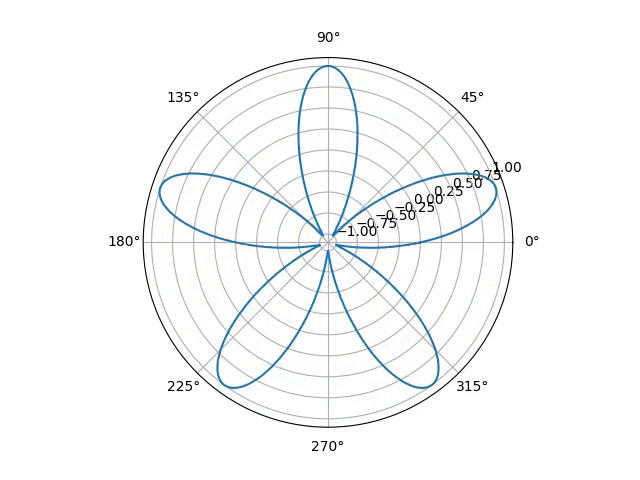
#> input picture frame 40 of Aliasing/prop1.mp4, 640 x 480 px
$ python 'Rolling shutter.py'
#> lines starting #> are read from the running program, lines starting #| are printed output that depends on the picture
#> the answer given: 3
import cv2

def aliasing(videoCap, l):
#> called with l = 3
    width = int(videoCap.get(cv2.CAP_PROP_FRAME_WIDTH))
    height = int(videoCap.get(cv2.CAP_PROP_FRAME_HEIGHT))
    fps = int(videoCap.get(cv2.CAP_PROP_FPS))

    success, stoppedFrame = videoCap.read()
#> stoppedFrame is the input picture: shape (480, 640, 3); mean B, G, R 249.4, 248.8, 247.8

    # Sprawdzenie, czy plik zostal wgrany poprawnie
    # Wypisanie rozdzielczosci wczytanego pliku oraz fps
    if success:
        print("Successful video read")
        print("Height: ", height)
        print("Width: ", width)
        print("FPS: ", fps)
    else:
        print("Unsuccessful video read")
        quit()

    # Wartosc wysokosci jest "limitem" dzialania funkcji
    framesLimit = height

    # Tworzenie pliku "out", do ktorego zapisany bedzie stworzony film .mp4
    out = cv2.VideoWriter()
    out.open('fan_5_16l.mp4', cv2.VideoWriter_fourcc('m', 'p', '4', 'v'), fps, (width, height), True)
    success, currentFrame = videoCap.read()
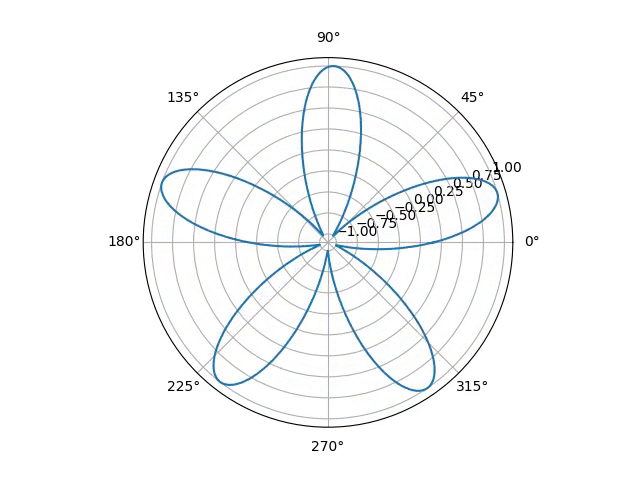
#> input picture frame 41 of Aliasing/prop1.mp4, 640 x 480 px
#> currentFrame is the input picture: shape (480, 640, 3); mean B, G, R 249.4, 248.8, 247.9
    framesRead = 0

    while success and (framesRead <= framesLimit):
        # Nadpisanie wszystkich klatek kolejnymi, poza zatrzymanymi
        stoppedFrame[framesRead:-1, :] = currentFrame[framesRead:-1, :]
        out.write(stoppedFrame)
        # Przypisywanie za kazdym razem kolejnych klatek pliku
        success, currentFrame = videoCap.read()
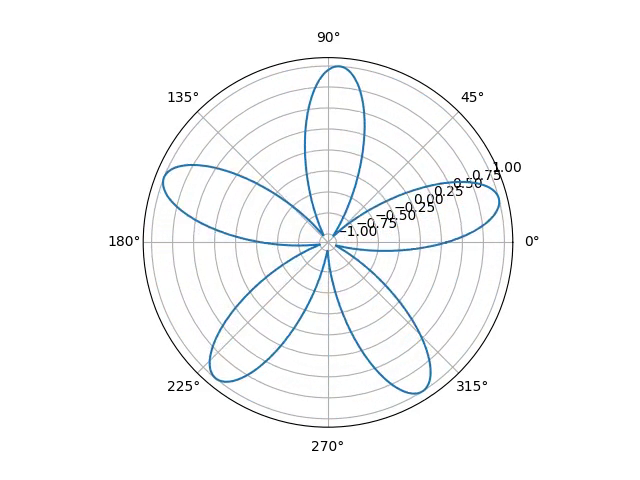
#> input picture frame 42 of Aliasing/prop1.mp4, 640 x 480 px
#> currentFrame is the input picture: shape (480, 640, 3); mean B, G, R 249.4, 248.8, 247.9
        framesRead += l

    if not success:
        print("Finished")
    else:
        print("Finished 2")

# -------------------------------------------------------

l = int(input("Wpisz l: "))
# ponizej sciezka do pliku .mp4/.gif
videoCap = cv2.VideoCapture('')

aliasing(videoCap, l)

$ run again, starting later in the video
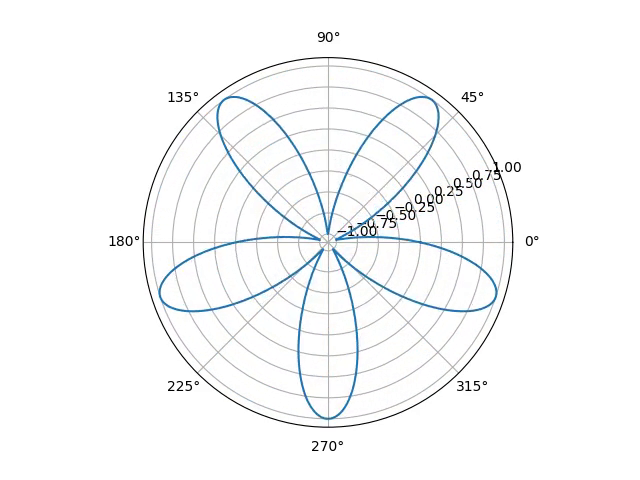
#> input picture frame 180 of Aliasing/prop1.mp4, 640 x 480 px
#> in aliasing, stoppedFrame is the input picture: shape (480, 640, 3); mean B, G, R 249.4, 248.8, 247.9
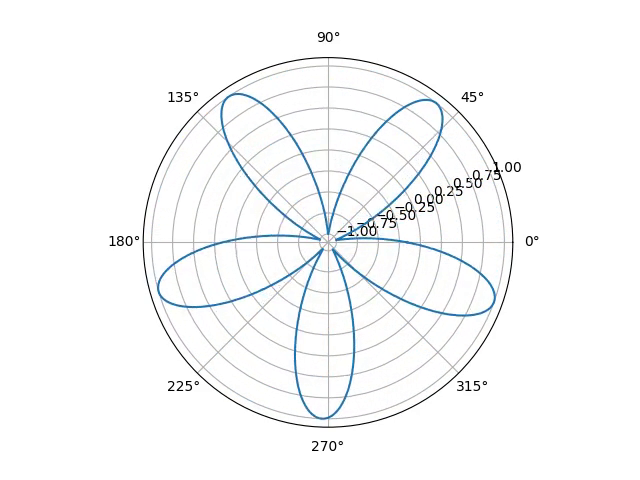
#> input picture frame 181 of Aliasing/prop1.mp4, 640 x 480 px
#> in aliasing, currentFrame is the input picture: shape (480, 640, 3); mean B, G, R 249.4, 248.8, 247.9
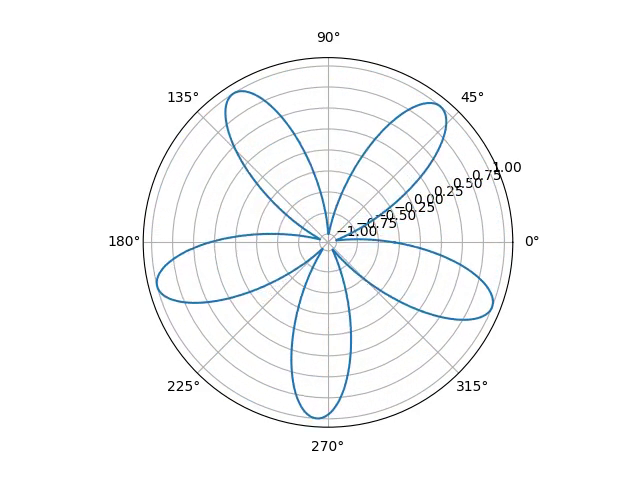
#> input picture frame 182 of Aliasing/prop1.mp4, 640 x 480 px
#> in aliasing, currentFrame is the input picture: shape (480, 640, 3); mean B, G, R 249.4, 248.8, 247.9

$ run again, starting later in the video
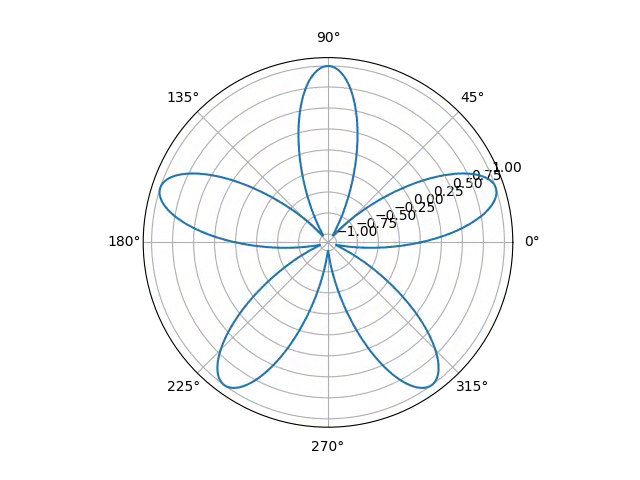
#> input picture frame 320 of Aliasing/prop1.mp4, 640 x 480 px
#> in aliasing, stoppedFrame is the input picture: shape (480, 640, 3); mean B, G, R 249.4, 248.8, 247.9
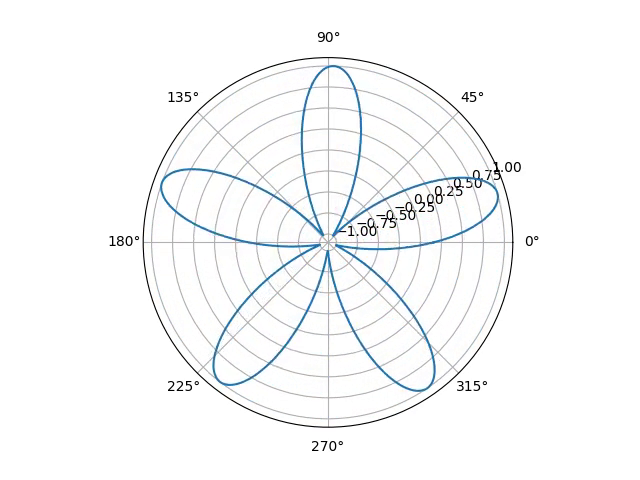
#> input picture frame 321 of Aliasing/prop1.mp4, 640 x 480 px
#> in aliasing, currentFrame is the input picture: shape (480, 640, 3); mean B, G, R 249.4, 248.8, 247.9
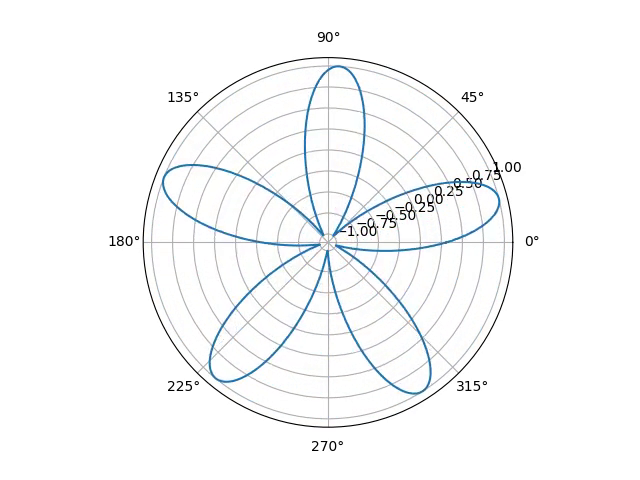
#> input picture frame 322 of Aliasing/prop1.mp4, 640 x 480 px
#> in aliasing, currentFrame is the input picture: shape (480, 640, 3); mean B, G, R 249.4, 248.8, 247.9
